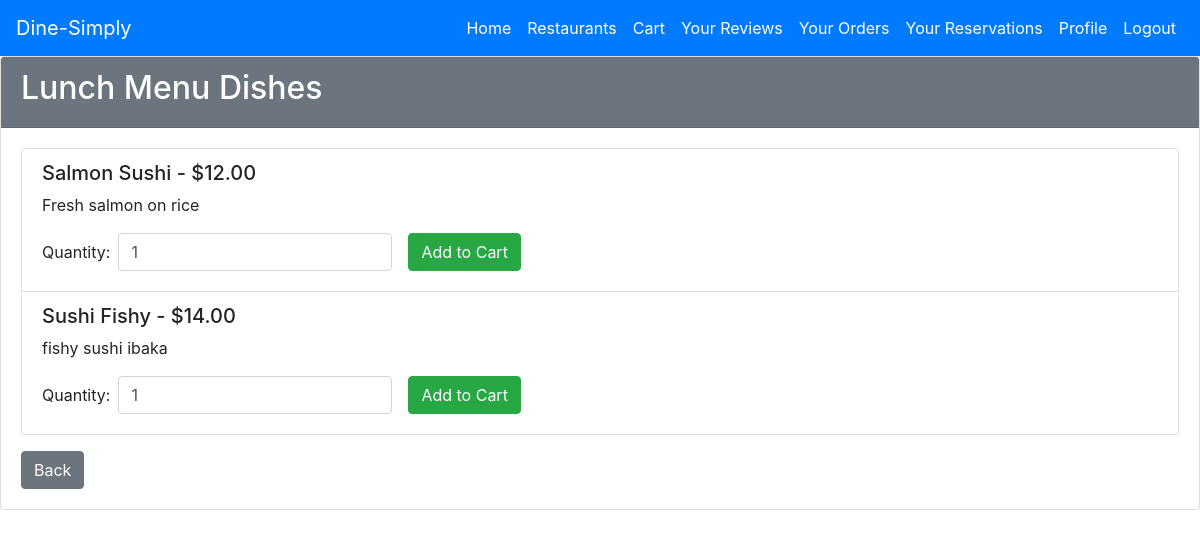
The page /menu/2 (signed in) on the database its author committed.
### tables this page shows
CREATE TABLE Menu (
    MenuID INTEGER PRIMARY KEY AUTOINCREMENT,
    RestaurantID INT,
    MenuName VARCHAR(100),
    Description TEXT,
    FOREIGN KEY (RestaurantID) REFERENCES Restaurant(RestaurantID)
);

CREATE TABLE Dish (
    DishID INTEGER PRIMARY KEY AUTOINCREMENT,
    MenuID INT,
    DishName VARCHAR(100),
    Description TEXT,
    Price DOUBLE,
    FOREIGN KEY (MenuID) REFERENCES Menu(MenuID)
);

### app.py (the view)
@app.route('/menu/<int:menu_id>', methods=['GET', 'POST'])
@login_required
def view_menu(menu_id):
    conn = get_db_connection()
    menu = conn.execute('SELECT * FROM Menu WHERE MenuID = ?', (menu_id,)).fetchone()
    if not menu:
        conn.close()
        flash("Menu not found.", 'danger')
        return redirect(url_for('restaurants'))
    dishes = conn.execute('SELECT * FROM Dish WHERE MenuID = ?', (menu_id,)).fetchall()
    conn.close()
    dish_list = []
    for dish in dishes:
        dish_list.append({
            'DishID': dish['DishID'],
            'DishName': dish['DishName'],
            'Description': dish['Description'],
            'Price': dish['Price']
        })
    form = AddToCartForm()
    form.restaurant_id.data = menu['RestaurantID']
    restaurant_id = menu['RestaurantID']
    return render_template('dish.html', menu=menu, dishes=dish_list, form=form, restaurant_id=restaurant_id)

### forms.py
class AddToCartForm(FlaskForm):
    restaurant_id = HiddenField('Restaurant ID', validators=[DataRequired()])
    quantity = IntegerField(
        'Quantity', validators=[DataRequired(), NumberRange(min=1)], default=1
    )
    submit = SubmitField('Add to Cart')

### app.py (called while the page is built)
def get_db_connection():
    conn = sqlite3.connect(db_path)
    conn.row_factory = sqlite3.Row
    return conn

@login_manager.user_loader
def load_user(user_id):
    return User.get(user_id)

    @staticmethod
    def get(user_id):
        conn = get_db_connection()
        user = conn.execute('SELECT * FROM User WHERE UserID = ?', (user_id,)).fetchone()
        conn.close()
        if user:
            return User(*user)
        return None

### templates/dish.html (shortened to what this page needs)
<!DOCTYPE html>
<html lang="en">
<head>
    <link rel="stylesheet" href="https://stackpath.bootstrapcdn.com/bootstrap/4.5.0/css/bootstrap.min.css">
</head>
<body>
    {% include 'navbar_customer.html' %}
    <div class="card">
        <div class="card-header bg-secondary text-white">
            <h2>{{ menu['MenuName'] }} Dishes</h2>
        </div>
        <div class="card-body">
            {% if dishes %}
                <div class="list-group">
                    {% for dish in dishes %}
                        <div class="list-group-item">
                            <h5>{{ dish['DishName'] }} - ${{ "%.2f"|format(dish['Price']) }}</h5>
                            <p>{{ dish['Description'] }}</p>
                            <form action="{{ url_for('add_to_cart_route', dish_id=dish['DishID']) }}" method="POST" class="form-inline">
                                <div class="form-group mb-2">
                                    <label for="quantity_{{ dish['DishID'] }}" class="mr-2">Quantity:</label>
                                    <input type="number" id="quantity_{{ dish['DishID'] }}" name="quantity" value="1" min="1" class="form-control" required>
                                </div>
                                <button type="submit" class="btn btn-success mb-2 ml-3">Add to Cart</button>
                            </form>
                        </div>
                    {% endfor %}
                </div>
            {% else %}
                <p>No dishes in this menu.</p>
            {% endif %}
            <a href="{{ request.referrer or url_for('home') }}" class="btn btn-secondary mt-3">Back</a>
        </div>
    </div>
</body>
</html>

### rows shown on the page
Menu: MenuName "Lunch Menu"
Dish: DishName "Salmon Sushi", Price "12.00", Description "Fresh salmon on rice"
Dish: DishName "Sushi Fishy", Price "14.00", Description "fishy sushi ibaka"
